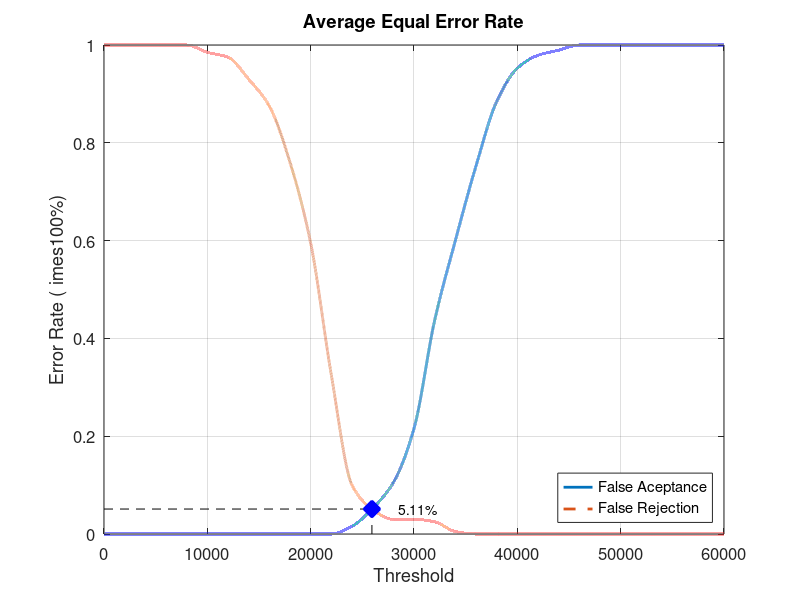
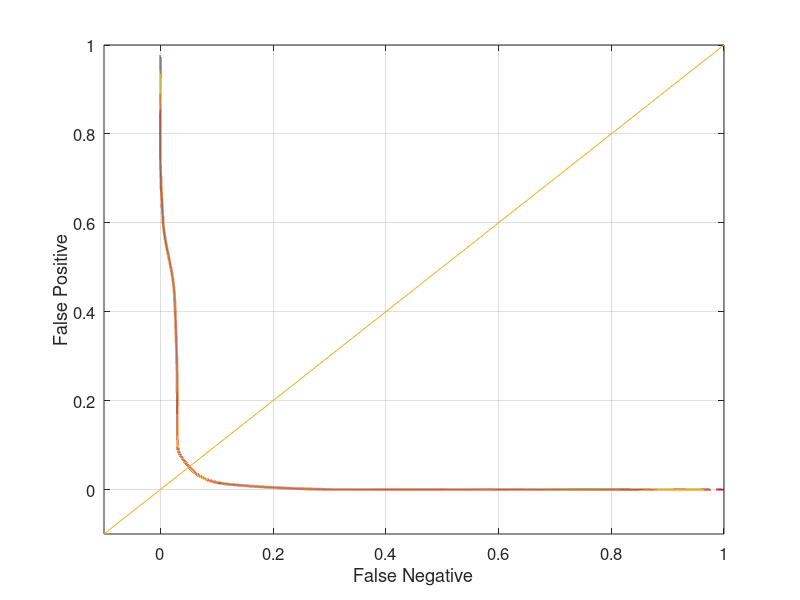

Write the MATLAB code that produced these figures, in order.
close all;
clear;
clc;
x = 0:2000:60000;
xq = 0:0.5:60000;

y0 = [0 0 0 0 0 0 0 0 0 0 0 0 0.0157895 0.0526316 0.105263 0.215789 0.436842 0.6 0.752632 0.884211 0.952632 0.978947 0.989474 1 1 1 1 1 1 1 1]
yy0 = interp1(x, y0, xq, 'pchip');
y1 = [1 1 1 1 1 0.985 0.975 0.93 0.875 0.76 0.595 0.325 0.1 0.05 0.03 0.03 0.025 0.005 0 0 0 0 0 0 0 0 0 0 0 0 0]
yy1 = interp1(x, y1, xq, 'pchip');

% Calculating EER: 
y2 = abs(y0 - y1);
find(y2 == min(y2))
yy2 = abs(yy0 - yy1);
xEER = find(yy2 == min(yy2));
xEERIndex = xq(xEER) % X-axis EER
yEER = yy0(xEER) % Y-axis EER

main = figure
plot(xq, yy0,'-','LineWidth', 2);	hold on
plot(xq, yy1,'--','LineWidth', 2);	hold on
plot([xEERIndex xEERIndex], [0 yEER], 'k--');	hold on
plot([0 xEERIndex], [yEER yEER], 'k--');	hold on
plot(xEERIndex, yEER, 'bx', 'LineWidth', 10);	hold on
text(xEERIndex + 10 * xEERIndex / 100, yEER, [num2str(round((10000 * yEER)) / 100) '%'])
legend('False Aceptance', 'False Rejection', 'Location', 'SouthEast')
xlabel('Threshold')
ylabel('Error Rate (	imes100%)')
title('Average Equal Error Rate')
set(gca, 'FontSize', 12)
axis([0 60000 0 1])
grid on

print(main, 'Database3_3Main', '-dpng');
FNRxFPR = figure('Color', [1 1 1]);
plot(yy1, yy0, '-', yy1, yy0, 'LineWidth', 2);
hold on
y = -0.1:0.1:1
plot(y, y); 
set(gca, 'FontSize', 12)
xlabel('False Negative')
ylabel('False Positive')
axis([-0.1 1 -0.1 1])
set(gca, 'FontSize', 12)
grid on

print(FNRxFPR, 'Database3_3FNRxFPR','-dpng');
